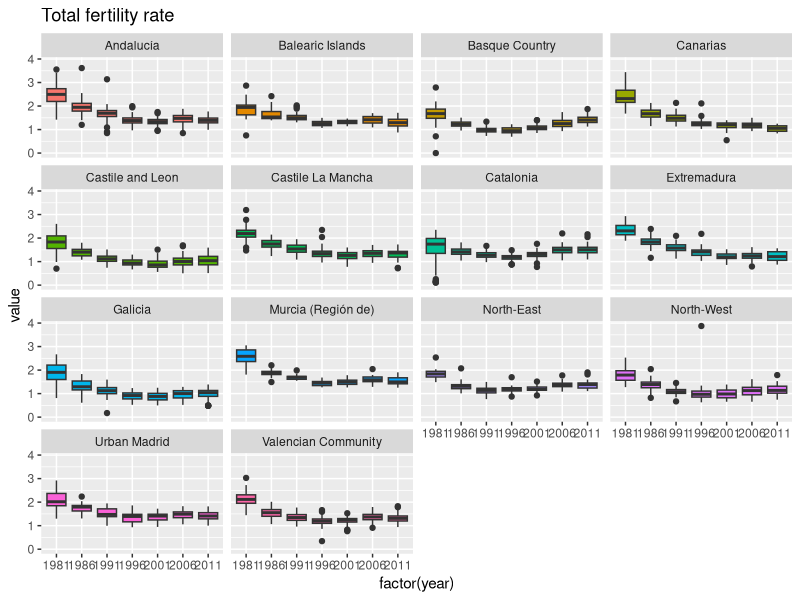

The R script that drew this image:
library(tidyverse)

setwd('set_your_working_directory')

# 


df <- read_csv('BoxPlotTFR.csv')

year.list <- c(1981, 1986, 1991, 1996, 2001, 2006, 2011, 2018)
ggplot(df, 
       aes(fill= factor(regions), y= value, x=factor(year)))+
  geom_boxplot()+
  scale_color_viridis_d()+
  # theme.ale+
  theme( legend.title  = element_blank(), legend.position = 'none')+
  labs(title = 'Total fertility rate')+
  # geom_jitter(width=0.1,alpha=0.2)
  facet_wrap(~regions)
